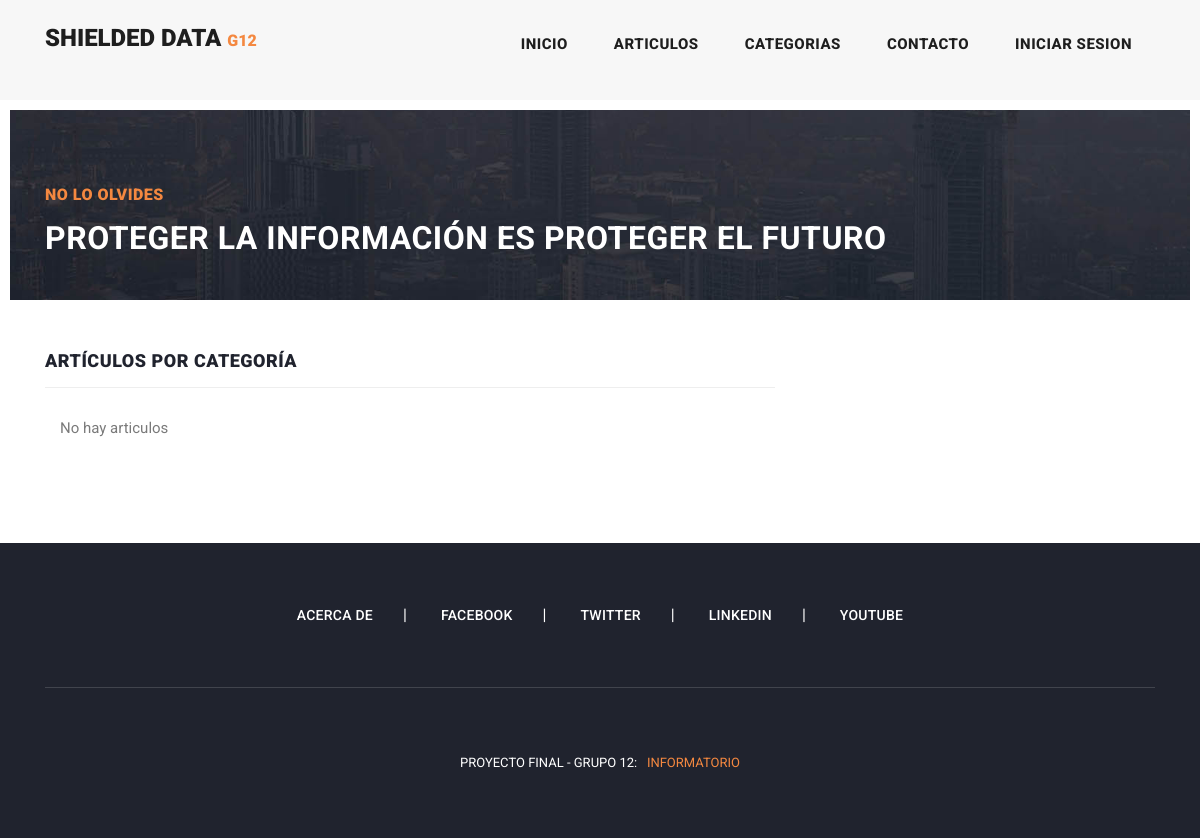
/post/category/3/posts/, run on an earlier commit of the app's database.
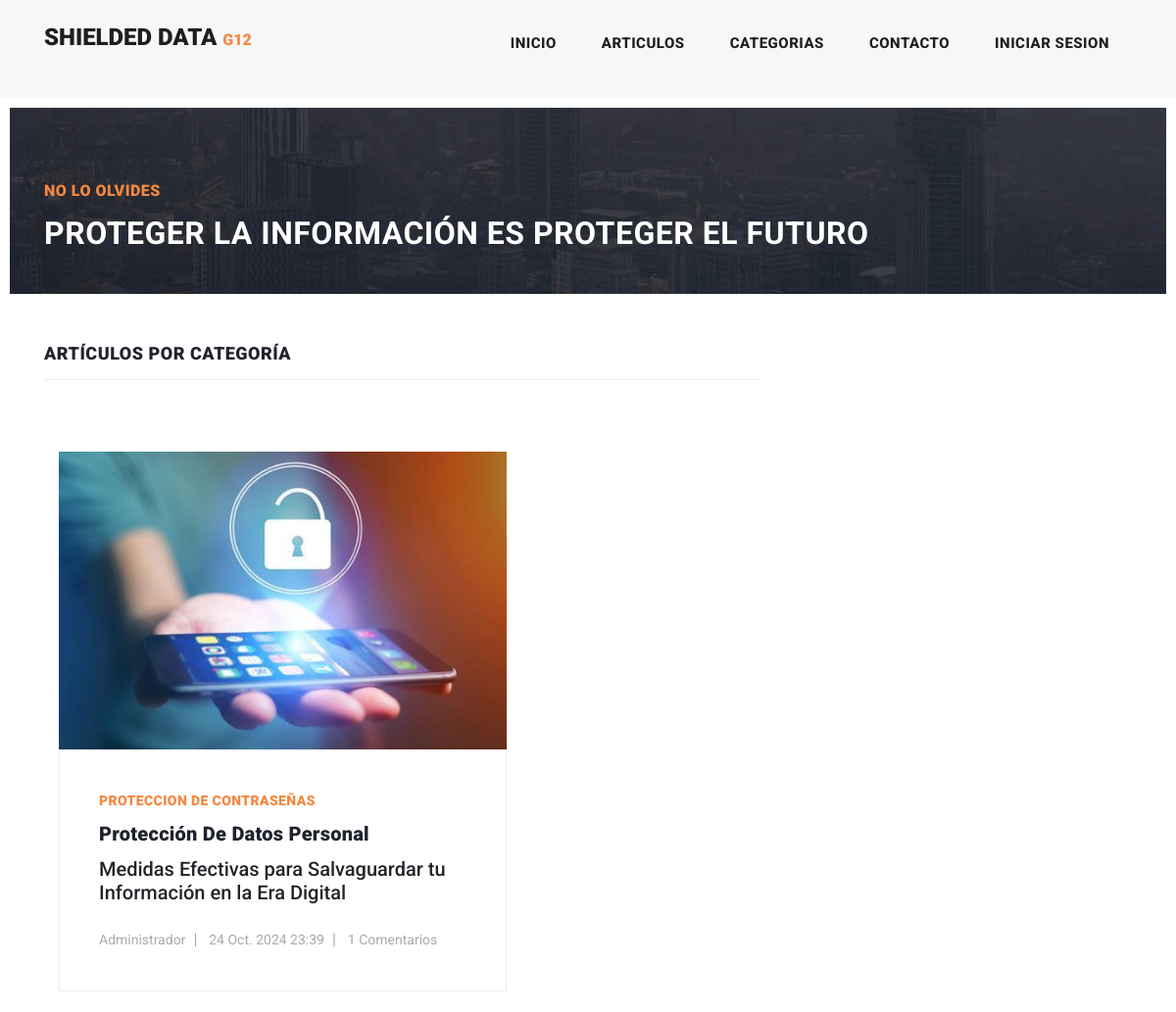
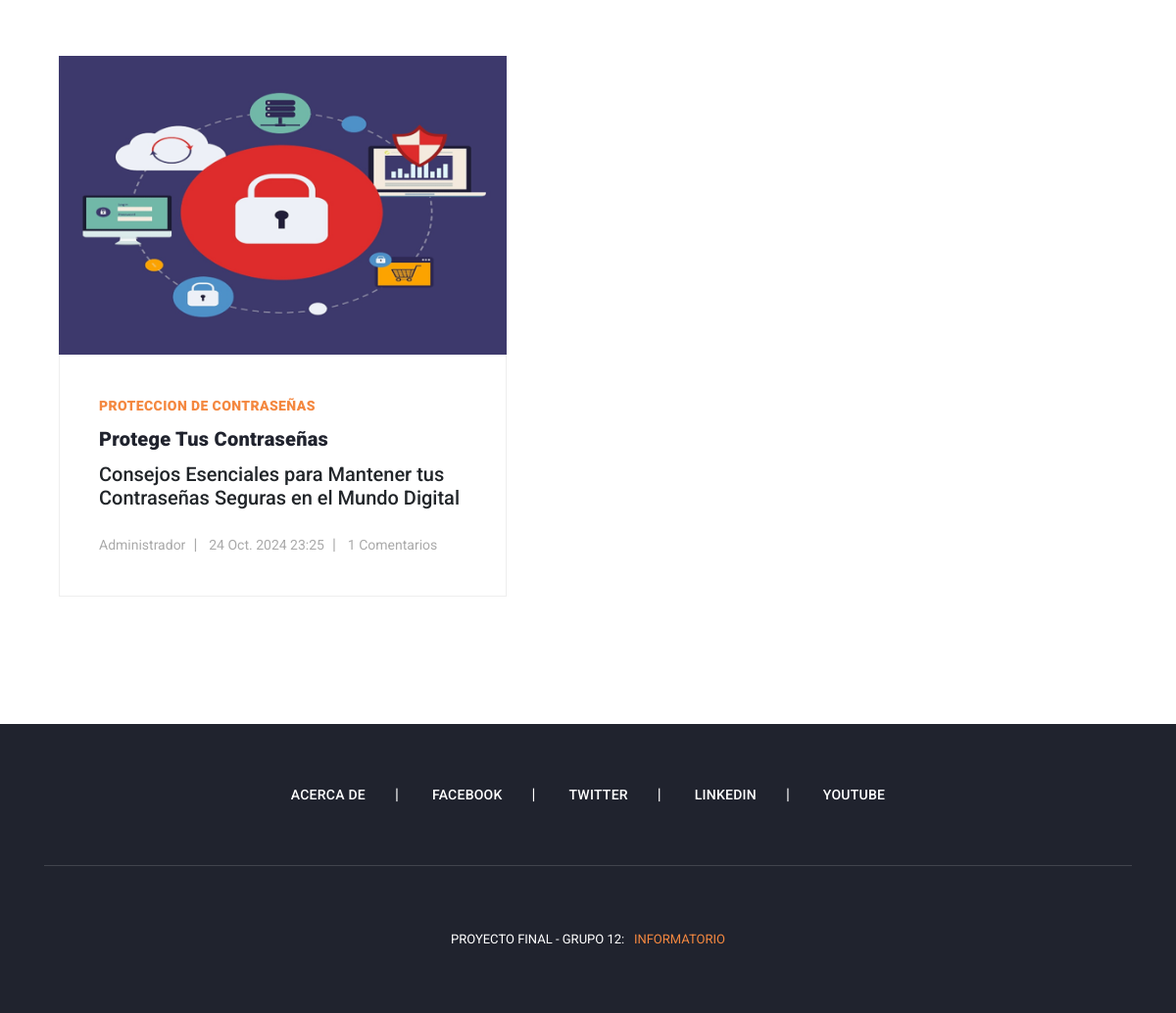
And on a later commit of the database (2 pictures, top to bottom).
### apps/post/models.py (models this page shows, shortened)
class Post(models.Model):
    title = models.CharField(max_length=50, null=False)
    subtitle = models.CharField(max_length=100, null=True, blank=True)
    date = models.DateTimeField(auto_now_add=True)
    text = models.TextField(null=False)
    active = models.BooleanField(default=True)
    category = models.ForeignKey(Category, on_delete=models.SET_NULL, null=True, default='Uncategorized')
    author = models.ForeignKey(User, on_delete=models.CASCADE, null=False, default=None)
    image = models.ImageField(null=True, blank=True, upload_to='media', default='media/post_default.png')
    published = models.DateTimeField(default=timezone.now)
    tags=models.ManyToManyField(Tags, related_name='posts')
    class Meta():
        ordering = ('-published',)

class Category(models.Model):
    name = models.CharField(max_length=30, null=False)
    def __str__(self):
        return self.name

### apps/user/models.py (models this page shows, shortened)
class User(AbstractUser):
    image = models.ImageField(null=True, blank=True, upload_to='user', default='user/user-default.jpg')
    is_staff = models.BooleanField(default=False)  # Staff status
    is_active = models.BooleanField(default=True)  # Active status

### apps/post/views.py (the view)
# urls.py: path('category/<int:pk>/posts/',PostCategoryView.as_view(), name='post_category'),
class PostCategoryView(ListView):
    model = Post
    template_name = 'posts/post_category.html'
    context_object_name = 'posts'
    def get_queryset(self):
        return Post.objects.filter(category_id=self.kwargs['pk'])

### templates/posts/post_category.html (shortened to what the changed rows need)
{% extends 'base.html' %}
{% load static %}
{% block content %}
<div class="heading-page header-text">
    <section class="page-heading">
        <div class="container">
            <div class="row">
                <div class="col-lg-12">
                    <div class="text-content">
                        <h2>Proteger la información es proteger el futuro</h2>
                    </div>
                </div>
            </div>
        </div>
    </section>
</div>
<section class="contact-us">
    <div class="container">
        <div class="row">
            <div class="col-lg-12">
                <div class="down-contact">
                    <div class="row">
                        <div class="col-lg-8">
                            <div class="sidebar-item contact-form">
                                <div class="sidebar-heading">
                                    <h2>Artículos por categoría</h2>
                                </div>
                                <div class="content">
                                <section class="blog-posts">
                                    <div class="container">
                                        <div class="row">
                                            <div class="col-lg-8">
                                                <div class="all-blog-posts">
                                                    <div class="row">
                                                        {% for i in posts %}
                                                            <div class="col-lg-12">
                                                                <div class="blog-post ">
                                                                    <br>
                                                                    <br>
                                                                    <div class="blog-thumb">
                                                                        <img src="{{ i.image.url }}" alt="Imagen del Post">
                                                                    </div>
                                                                    <div class="down-content">
                                                                        <span>{{ i.category }}</span>
                                                                        <a href="{% url 'apps.posts:post_individual' i.id %}"><h4>{{ i.title }}</h4></a>
                                                                        <h5>{{ i.subtitle }}</h5>
                                                                        <br>
                                                                        <ul class="post-info">
                                                                            <li><a>{{ i.author }}</a></li>
                                                                            <li><a>{{ i.date }}</a></li>
                                                                            <li><a>{{ i.comments.count }} Comentarios</a></li>
                                                                        </ul>
                                                                    </div>
                                                                </div>
                                                            </div>
                                                            {% empty %}
                                                            <div class="col-lg-12">
                                                                <div class="main-button">
                                                                    <p>No hay articulos</p>
                                                                </div>
                                                            </div>
                                                        {% endfor %}
                                                </div>
                                            </div>
                                        </div>
                                    </div>
                                </section>
                            </div>
                        </div>
                    </div>
                </div>
            </div>
        </div>
    </div>
</section>
{% endblock %}

What changed in the data, as far as the page shows it:
added Post: image (picture), category "PROTECCION DE CONTRASEÑAS", title "Protección De Datos Personal", subtitle "Medidas Efectivas para Salvaguardar tu Información en la Era Digital", author "Administrador", date "24 Oct. 2024 23:39", comments.count "1"
added Post: image (picture), category "PROTECCION DE CONTRASEÑAS", title "Protege Tus Contraseñas", subtitle "Consejos Esenciales para Mantener tus Contraseñas Seguras en el Mundo Digital", author "Administrador", date "24 Oct. 2024 23:25", comments.count "1"
Also different on the page:
text no longer shown: "No hay articulos"
